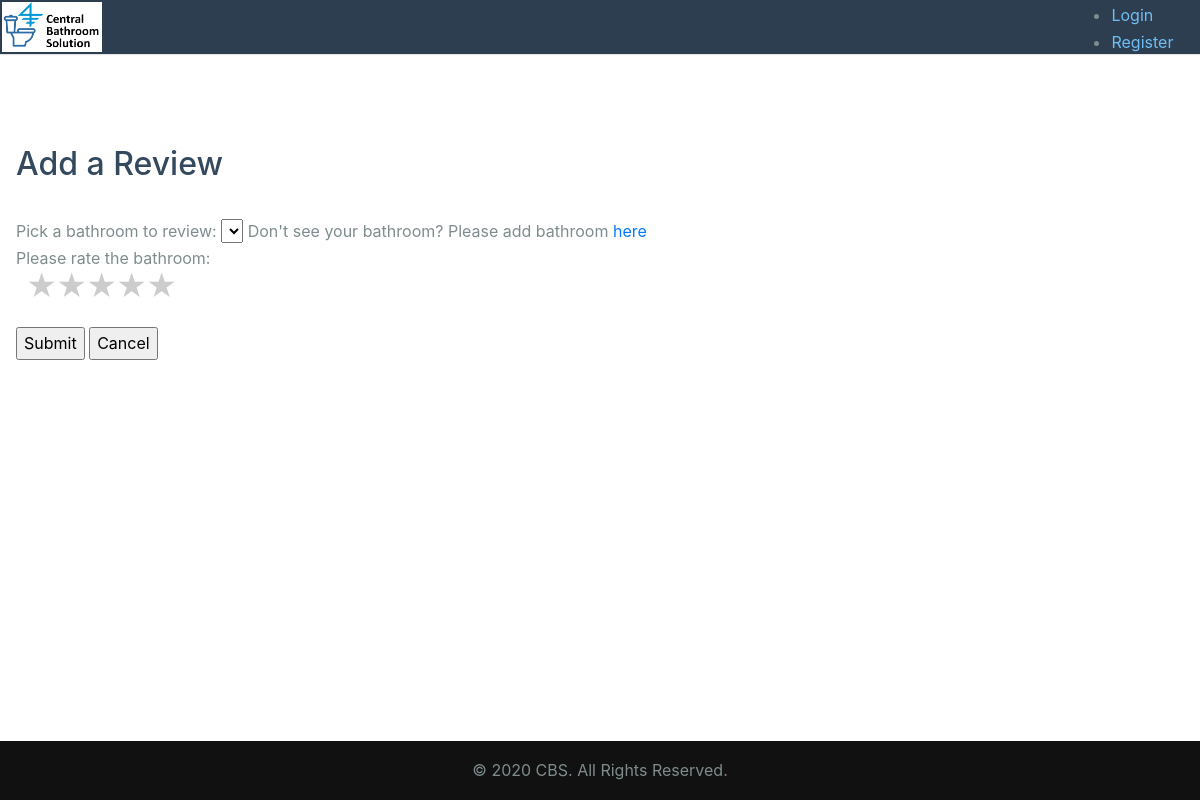
The page /add_review on the database as committed earlier.
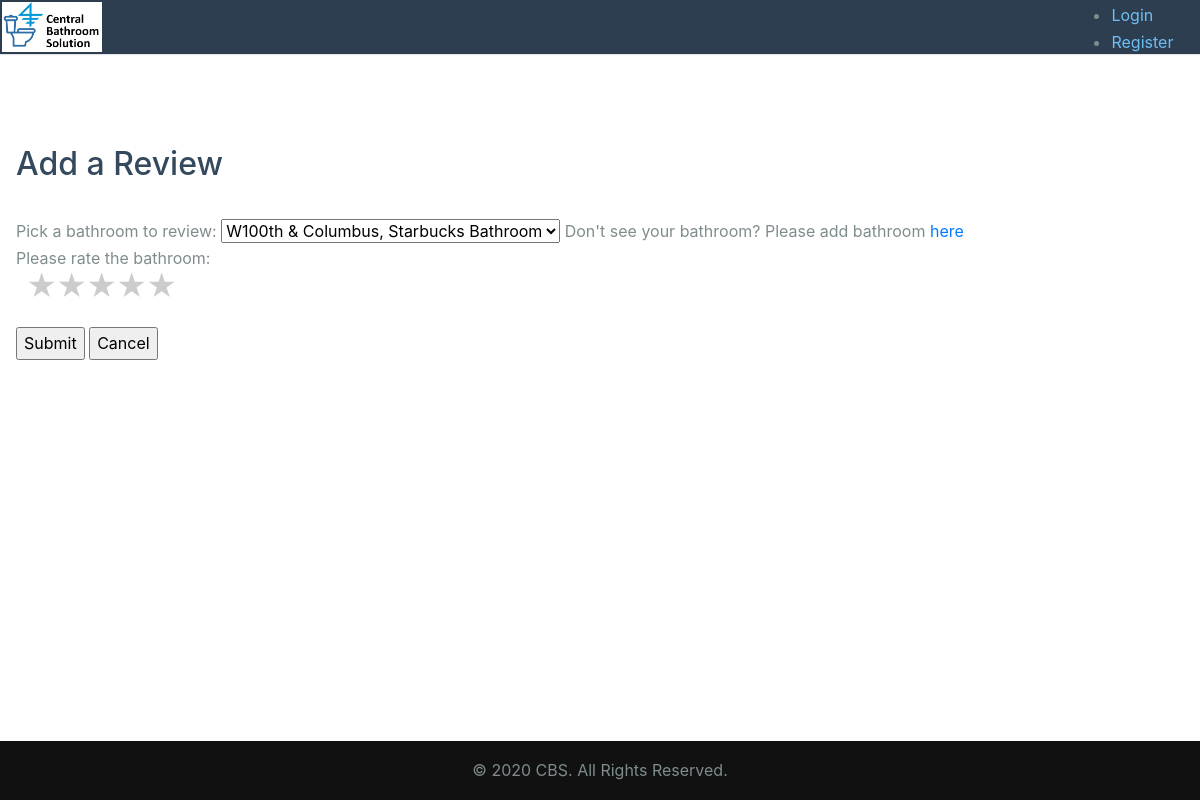
The same page on the database as committed later.
### bathroomapp/models.py (models this page shows, shortened)
class Bathroom(models.Model):
    bathroomId = models.AutoField(primary_key=True)
    description = models.CharField(max_length=100)
    location = models.CharField(max_length=50)
    latitude = models.FloatField()
    longitude = models.FloatField()
    gender = models.CharField(max_length=6)
    numStall = models.IntegerField()
    numUrinal = models.IntegerField()
    reqCode = models.CharField(max_length=3)
    securityCode = models.CharField(max_length=10)
    ratingOverall = models.IntegerField()

### bathroomapp/views.py (the view)
# urls.py: path('add_review', views.add_review, name='add_review'),
def add_review(request):
    data = dict()
    bathrooms = Bathroom.objects.all()
    bathrooms_list = list()
    for b in bathrooms:
        bathrooms_list.append(
            [b.location, b.description, b.ratingOverall, b.bathroomId])
    data['bathrooms'] = bathrooms_list
    return render(request, "add_review.html", context=data)

### templates/add_review.html (shortened to what this page needs)
{% extends 'base.html' %}
{% block content %}
    <h2>Add a Review</h2><br>
    <form action="{% url 'added_review' %}" method="get">
        Pick a bathroom to review:
        <select name="b.id" id="b.id" required="required">
            {% for b in bathrooms %}
                <option value={{ b.3 }} selected="selected">{{ b.0 }}, {{ b.1 }}</option>
            {% endfor %}
        </select>
         Don't see your bathroom? Please add bathroom <a href="{% url 'add_bathroom' %}">here</a><br>
        Please rate the bathroom:<br>
        <div class="rate">
            <label for="star5" title="text">5 stars</label>
            <label for="star4" title="text">4 stars</label>
            <label for="star3" title="text">3 stars</label>
            <label for="star2" title="text">2 stars</label>
            <label for="star1" title="text">1 star</label>
        </div>
        <br><br>
        <input type="submit" value="Submit" name="Submit">
        <input type="submit" value="Cancel" name="Cancel" formnovalidate>
    </form>
{% endblock %}

Rows that differ between the two databases and show on the page:
added Bathroom: location "W100th & Columbus, Starbucks Bathroom"
